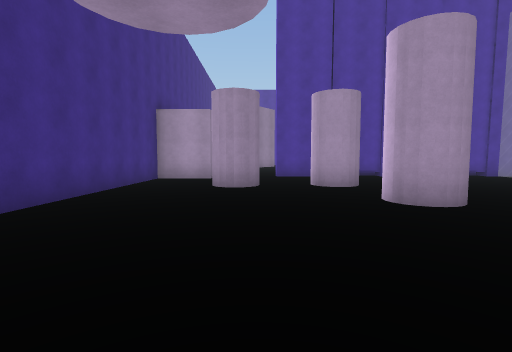
[1] (above)

16 first-person views from a walk through a 3-D level made in the Unity game engine. The camera is 1.5 m above the floor, tilts 4° down and sees 85° across. The floor is counted in squares, 2 m on a side. Each view is taken from the middle of a square. On the plan, view 1 faces up. The plan holds only what a view shows up to about 10 squares ahead; the rest is blank. The place goes on beyond the plan. The player character is not drawn.

[2]
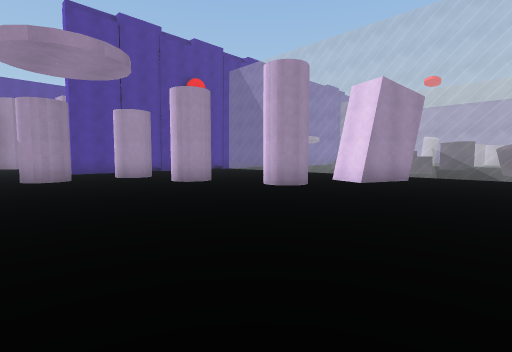

[3]
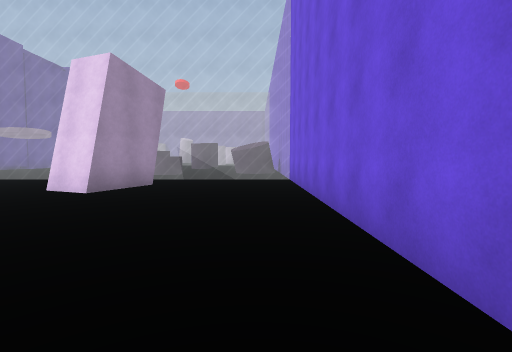

[4]
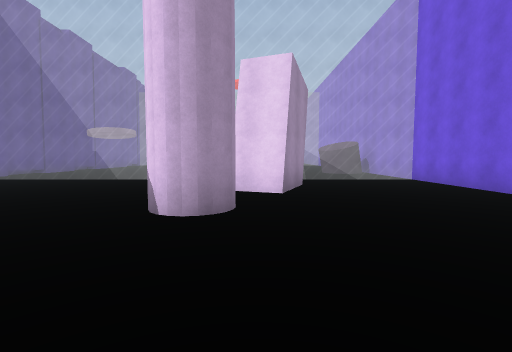

[5]
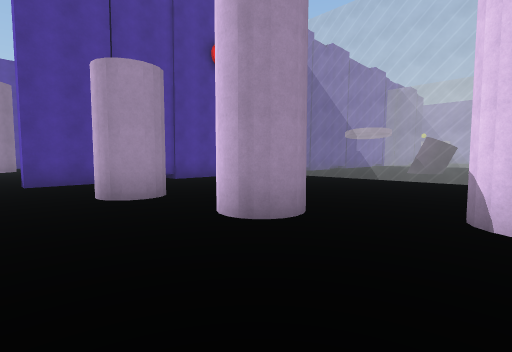

[6]
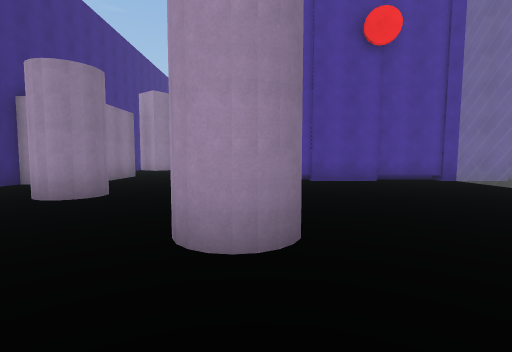

[7]
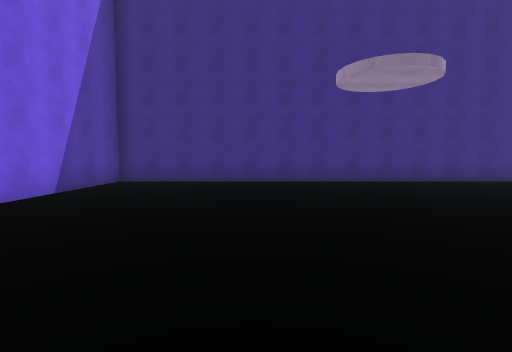

[8]
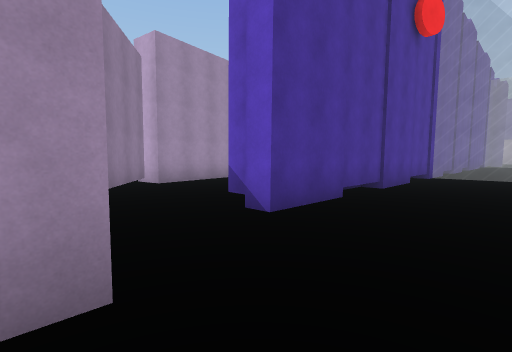

[9]
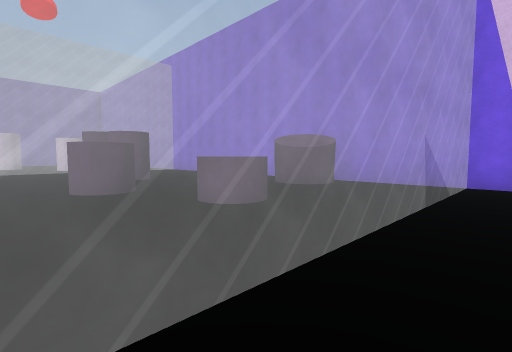

[10]
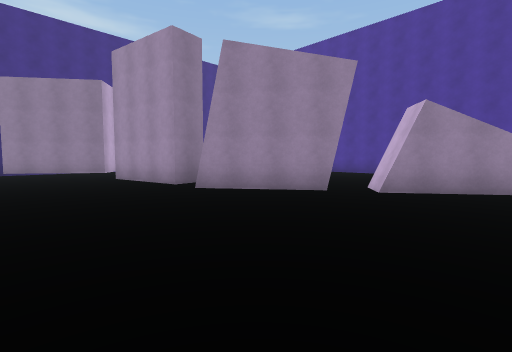

[11]
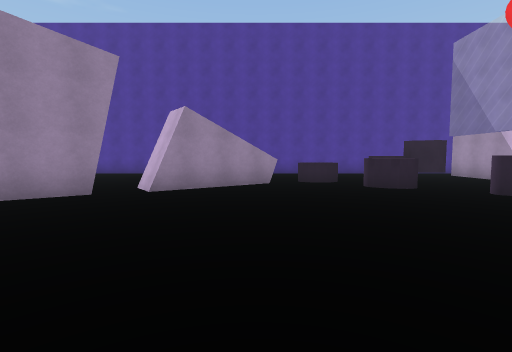

[12]
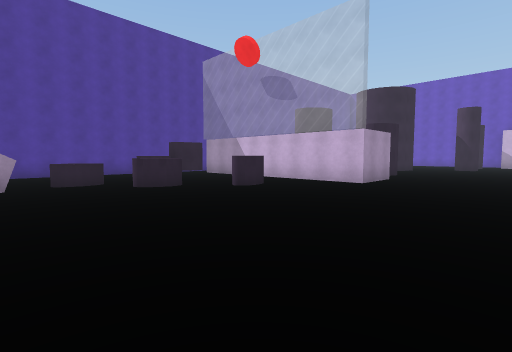

[13]
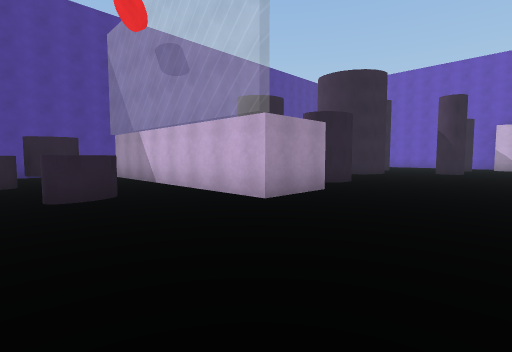

[14]
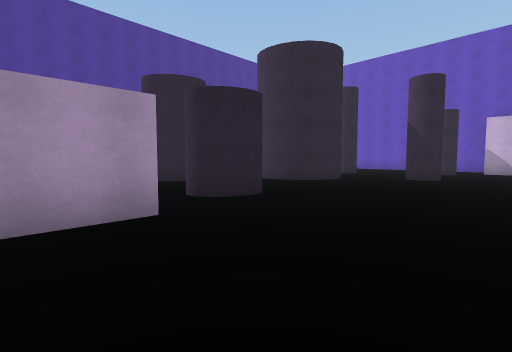

[15]
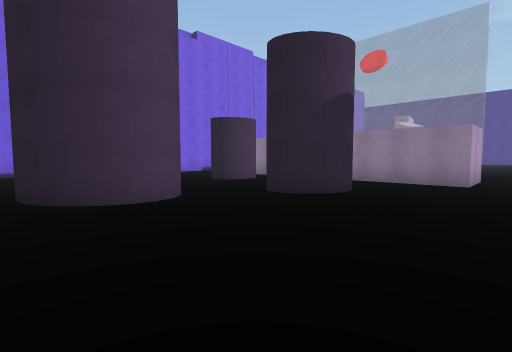

[16]
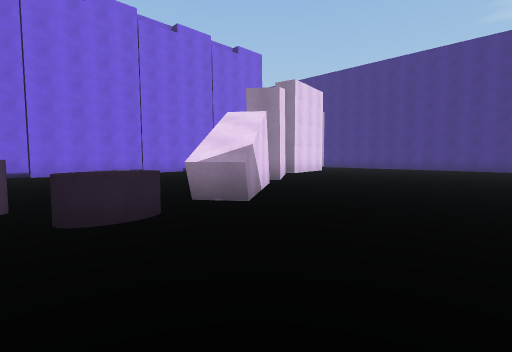

### Floor plan
Key: @ floor where view 1 was taken; # wall or solid block; x gap in a wall; . floor; = window, fence, low wall or low ledge; ^ raised ledge; O other object.
Columns run from 4 left of view 1 to 31 right of it. Each row starts with its distance up from view 1.
 25                 ##  #
 24          ....   ... .   ....     .
 23       .......   ..  ...##...
 22       ........  . .....##....
 21        ....... .. .OOO.##..##
 20         ......##xO.....##..##.
 19          ....##...OO...#  ....###
 18           .###......OO.#  ....###.
 17           ##.... ......#  ##...##.
 16      .#####. ..  ......##..#......
 15     ###....  ..  .  .............#
 14    ##......      .  ................
 13   .#......       .   ...............
 12   #.......     . . . ............
 11   #..#############              #
 10 ###..........==
  9 #............==
  8 #.....#......==
  7 #..##.#......==
  6 #............==
  5 #......#.....==.
  4 #............==...x...
  3 #............==...##.....
  2 #.......#... ==...# .....
  1 #.... ....## ==^^....
  0 #...@  ....#.==.^....#
 -1 #...   ......==...  ..
 -2 #....   .....==.##
 -3 #....   .....==.##
 -4 #############=####

Where each view was taken, in squares from view 1:
view 1: 0 up, 0 right, facing up
view 2: 3 down, 2 left, facing up-right
view 3: 3 down, 0 right, facing right
view 4: 1 up, 0 right, facing right
view 5: 2 up, 0 right, facing up-right
view 6: 2 up, 3 right, facing up
view 7: 0 up, 5 right, facing left
view 8: 8 up, 2 left, facing up-right
view 9: 4 up, 8 right, facing down-right
view 10: 12 up, 11 right, facing up-left
view 11: 12 up, 11 right, facing up
view 12: 12 up, 11 right, facing up-right
view 13: 12 up, 15 right, facing up-right
view 14: 12 up, 19 right, facing up-right
view 15: 24 up, 29 right, facing down-left
view 16: 24 up, 14 right, facing down-left
